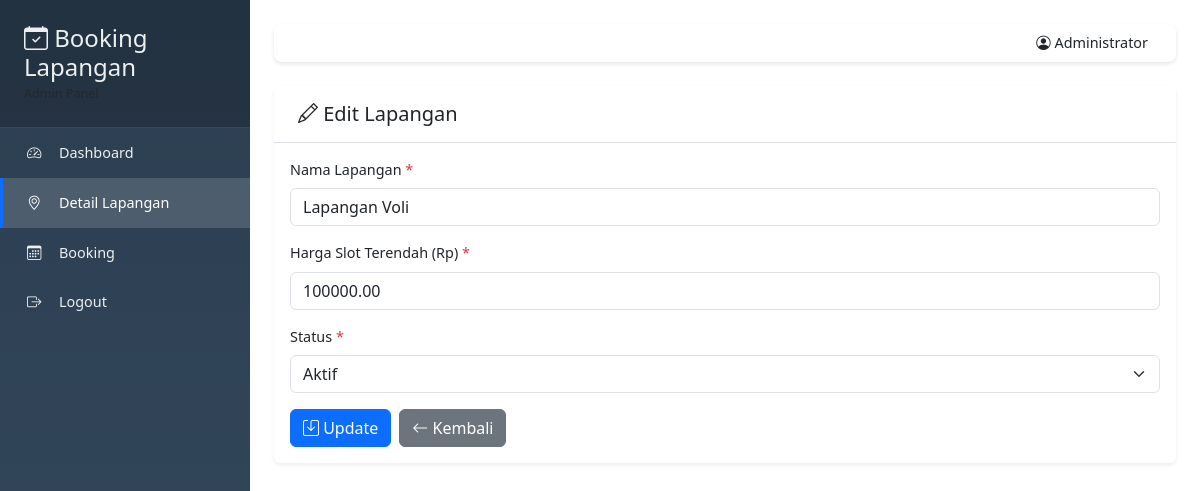
Page /admin/fields/edit.php?id=3 (signed in) on the committed database.
### tables this page shows
CREATE TABLE IF NOT EXISTS fields (
    id INT AUTO_INCREMENT PRIMARY KEY,
    name VARCHAR(255) NOT NULL,
    price DECIMAL(10, 2) NOT NULL,
    status ENUM('active', 'inactive') DEFAULT 'active',
    created_at TIMESTAMP DEFAULT CURRENT_TIMESTAMP,
    updated_at TIMESTAMP DEFAULT CURRENT_TIMESTAMP ON UPDATE CURRENT_TIMESTAMP,
    INDEX idx_status (status)
);

### admin/fields/edit.php (the view, shortened to what this page needs)
<?php
require_once __DIR__ . '/../../config/database.php';
$id = $_GET['id'] ?? 0;
try {
    $stmt = $pdo->prepare("SELECT * FROM fields WHERE id = ?");
    $stmt->execute([$id]);
    $field = $stmt->fetch();
} catch (PDOException $e) {
    setFlashMessage('danger', 'Terjadi kesalahan.');
    redirect(APP_URL . '/admin/fields/index.php');
}
include __DIR__ . '/../../includes/admin/header.php';
?>
<div class="card">
    <div class="card-header">
        <h5 class="mb-0"><i class="bi bi-pencil"></i> Edit Lapangan</h5>
    </div>
    <div class="card-body">
        <form method="POST">
            <div class="mb-3">
                <label for="name" class="form-label">Nama Lapangan <span class="text-danger">*</span></label>
                <input type="text" class="form-control" id="name" name="name" value="<?php echo htmlspecialchars($field['name']); ?>" required autofocus>
            </div>
            <div class="mb-3">
                <label for="price" class="form-label">Harga Slot Terendah (Rp) <span class="text-danger">*</span></label>
                <input type="number" class="form-control" id="price" name="price" value="<?php echo $field['price']; ?>" min="0" step="1000" required>
            </div>
            <div class="mb-3">
                <label for="status" class="form-label">Status <span class="text-danger">*</span></label>
                <select class="form-select" id="status" name="status" required>
                    <option value="active" <?php echo $field['status'] == 'active' ? 'selected' : ''; ?>>Aktif</option>
                </select>
            </div>
            <div class="d-flex gap-2">
                <button type="submit" class="btn btn-primary">
                    <i class="bi bi-save"></i> Update
                </button>
                <a href="<?php echo APP_URL; ?>/admin/fields/index.php" class="btn btn-secondary">
                    <i class="bi bi-arrow-left"></i> Kembali
                </a>
            </div>
        </form>
    </div>
</div>
<?php include __DIR__ . '/../../includes/admin/footer.php'; ?>

### includes/admin/header.php (style rules this page uses)
:root { --primary: #0d6efd; --sidebar-width: 250px; --sidebar-bg: #2c3e50; --sidebar-color: #ecf0f1; }
body { font-size: 0.9rem; background-color: #ffffff; }
.card { border: none; box-shadow: 0 0.125rem 0.25rem rgba(0,0,0,0.075); margin-bottom: 1.5rem; }
.card-header { background: white; border-bottom: 1px solid #dee2e6; font-weight: 600; padding: 1rem 1.5rem; }

### rows in the picture
fields: name "Lapangan Voli", price "100000.00", status "Aktif"

### other values in the picture
APP_NAME "Booking Lapangan"
$_SESSION['user_name'] "Administrator"
